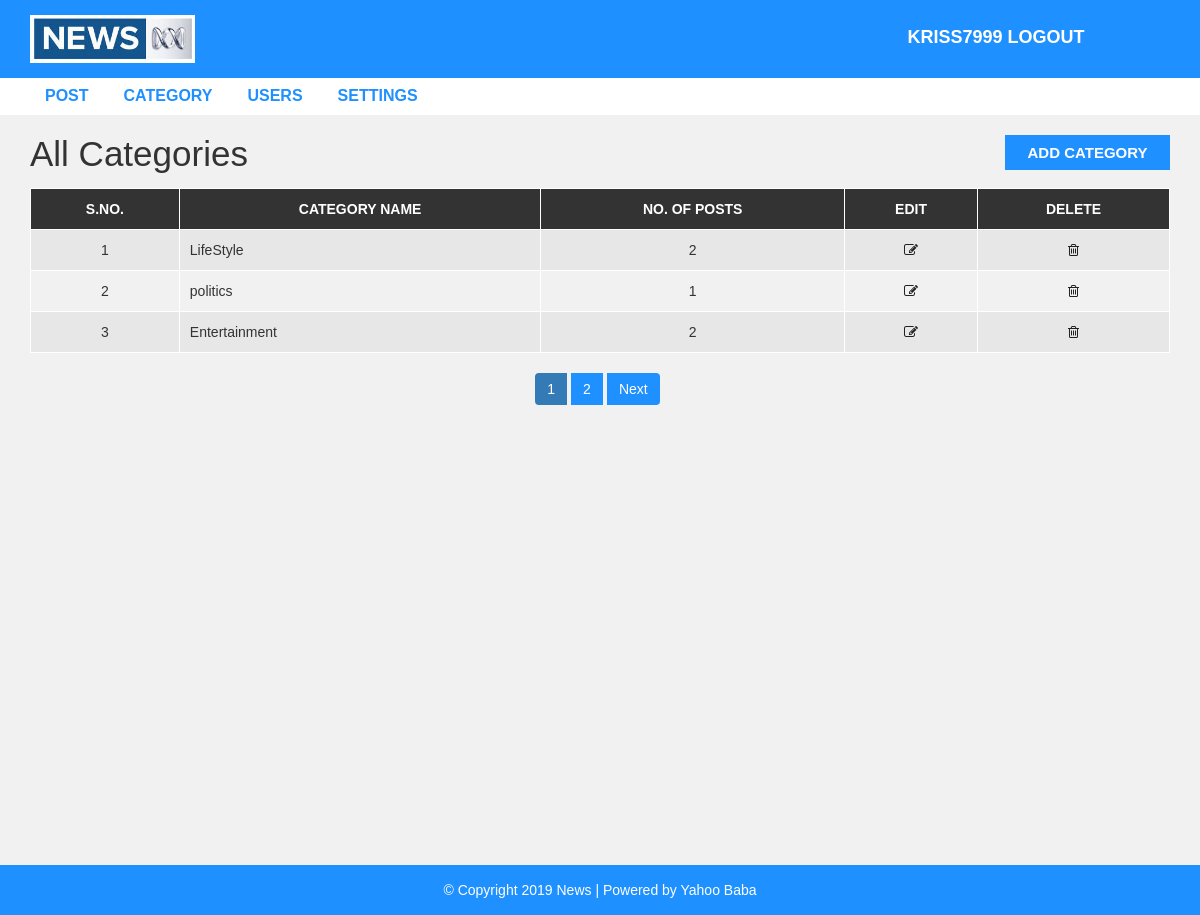
Page /admin/category.php (signed in) on the committed database.
### tables this page shows
CREATE TABLE `category` (
  `category_id` int(11) NOT NULL,
  `category_name` varchar(100) NOT NULL,
  `post` int(11) NOT NULL DEFAULT 0
);

### admin/category.php (the view, shortened to what this page needs)
<?php
include "header.php";
?>
<div id="admin-content">
    <div class="container">
        <div class="row">
            <div class="col-md-10">
                <h1 class="admin-heading">All Categories</h1>
            </div>
            <div class="col-md-2">
                <a class="add-new" href="add-category.php">add category</a>
            </div>
            <div class="col-md-12">
                <?php
                include "config.php";
                $limit = 3;
                if (isset($_GET['id'])) {
                    $page = $_GET['id'];
                } else {
                    $page = 1;
                }
                $offset = ($page - 1) * $limit;
                $sql1 = "SELECT * FROM category ORDER By category_id DESC LIMIT $offset,$limit";
                $result1 = mysqli_query($conn, $sql1) or die("query Failed");
                if (mysqli_num_rows($result1) > 0) {
                ?>
                    <table class="content-table">
                        <thead>
                            <th>S.No.</th>
                            <th>Category Name</th>
                            <th>No. of Posts</th>
                            <th>Edit</th>
                            <th>Delete</th>
                        </thead>
                        <tbody>
                            <?php
                            while ($row = mysqli_fetch_assoc($result1)) {
                                $offset++;
                            ?>
                                <tr>
                                    <td class='id'><?php echo $offset ?></td>
                                    <td><?php echo $row['category_name'] ?></td>
                                    <td><?php echo $row['post'] ?></td>
                                    <td class='edit'><a href='update-category.php?id=<?php echo $row['category_id'] ?>'><i class='fa fa-edit'></i></a></td>
                                    <td class='delete'><a href='delete-category.php?id=<?php echo $row['category_id'] ?>'><i class='fa fa-trash-o'></i></a></td>
                                </tr>
                            <?php } ?>
                        </tbody>
                    </table>
                <?php
                }
                ?>
                <?php
                $sql2 = "SELECT * from category";
                $result2 = mysqli_query($conn, $sql2);
                $total_records = mysqli_num_rows($result2);
                $total_page = ceil($total_records / $limit);
                echo "<ul class='pagination admin-pagination'>";
                for ($i = 1; $i <= $total_page; $i++) {
                    if ($page == $i) {
                        $active = "active";
                    } else {
                        $active = "";
                    }
                    echo "<li class='$active'><a href='category.php?id=$i'>$i</a></li>";
                }
                if ($page < $total_page) {
                    echo '<li><a href="category.php?id=' . ($page + 1) . '">Next</a> </li>';
                }
                echo "</ul>";
                ?>
            </div>
        </div>
    </div>
</div>
<?php include "footer.php"; ?>

### css/style.css (style rules this page uses)
body { background: #f1f1f1; font-family: sans-serif,arial,Helvetica; }
a, a:hover, a:focus { text-decoration: none; outline: none; }
ul { margin:0; padding:0; list-style:none; }
#admin-content { padding: 20px 0; min-height: 750px; }
#admin-content .admin-heading { font-size: 35px; margin: 0 0 15px; }
#admin-content .add-new { color: #fff; background-color: #1E90FF; font-size: 15px; font-weight: 600; text-align: center; text-transform: uppercase; padding: 7px 10px; display: block; transition: all 0.3s; }
#admin-content .content-table { border: 1px solid #000; width: 100%; margin: 0 0 20px; }
#admin-content .content-table thead { color: #fff; background-color: #333; }
#admin-content .content-table th { padding: 10px; border: 1px solid #fff; font-weight: 600; text-align: center; text-transform: uppercase; }
#admin-content .content-table tbody { color: #333; }
#admin-content .content-table tbody tr { background-color: #e7e7e7; }
#admin-content .content-table tbody tr:nth-child(even) { background-color: transparent; }
#admin-content .content-table tbody td { padding: 10px; border: 1px solid #fff; text-align: center; }
#admin-content .content-table tbody td:nth-child(2) { text-align: left; }
#admin-content .admin-pagination { margin: 0; }
#admin-content .admin-pagination li a { display: block; }
.id, .edit, .delete { text-align:center; }
.pagination { display: block; text-align: center; margin: 0; }
.pagination li { display:inline-block; margin: 0 5px 0 0; }
.pagination li a { border: none; background: #1e90ff; color: #fff; }
i.fa { color:#222; }

### rows in the picture
category: category_name "LifeStyle", post "2"
category: category_name "politics", post "1"
category: category_name "Entertainment", post "2"

### other values in the picture
$_SESSION['username'] "KRISS7999"
